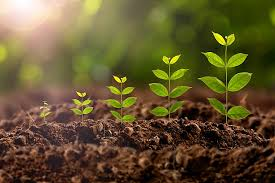
#> input picture Image encryption/green.jpg, 275 x 183 px
$ python source.py   (older library calls are emulated)
#> lines starting #> are read from the running program, lines starting #| are printed output that depends on the picture
### Image encryption/prime.py
import random
import math


def check_prime(num):
    if num == 2:
        return True
    if num < 2 or num % 2 == 0:
        return False
    z=int(math.sqrt(num))+2
    for i in range(3,z):
        if(num%i==0):
          return False
    return True

def gen_prime():
    p=0
    q=0
    while True:
        i=random.randint(10000,1000000)
        if check_prime(i):
            p=i
        if p!=0 and q!=0 and p!=q:
            break
        j=random.randint(20000,5000000)
        if check_prime(j):
            q=j
        if p!=0 and q!=0 and p!=q:
            break
    return p,q

### Image encryption/calPublicKey.py
import prime

def gcd(a,b):
    if b == 0:
        return a
    else:
        return gcd(b, a % b)

def cal(k,n):
#> called with k = 734767943400, n = 734770470563
    for i in range (2,k+1):
        if(gcd(i,k)==1):
           if(prime.check_prime(i) and n%i != 0):
                return i

### Image encryption/calPrivateKey.py

def cal(a, m) :
#> called with a = 7, m = 734767943400
    m0 = m
    y = 0
    x = 1

    if (m == 1) :
        return 0

    while (a > 1) :

        # q is quotient
        q = a // m

        t = m

        # m is remainder now, process
        # same as Euclid's algo
        m = a % m
        a = t
        t = y

        # Update x and y
        y = x - q * y
        x = t


    # Make x positive
    if (x < 0) :
        x = x + m0

    return x

### Image encryption/rsa.py
import prime
import calPublicKey
import calPrivateKey

# [45 lines of commented-out code are left out]

def power(x,e,m):
    X = x
    E = e
    Y = 1
    while E > 0:
        if E % 2 == 0:
            X = (X * X) % m
            E = E/2
        else:
            Y = (X * Y) % m
            E = E - 1
    return Y
class rsa:
    def __init__(self):
        self.p,self.q=prime.gen_prime() #step 1 get prime numbers
        #step 2 cal n
        self.n=self.p*self.q
        #step 3 cal totient of n
        self.phi=(self.p-1)*(self.q-1)
        #step 4 cal public key e
        self.e=calPublicKey.cal(self.phi,self.n)
        #step 5 cal private key d
        self.d=calPrivateKey.cal(self.e,self.phi)

    def Cipher(self,x):
         return (power(x,self.e,self.n))
    def deCipher(self,x):
        return (power(x,self.d,self.n))

### Image encryption/source.py
from rsa import *
import numpy as np
import cv2 as cv
import ctypes

obj = rsa()


img = cv.imread("green.jpg",cv.IMREAD_COLOR)
#> img is the input picture: shape (183, 275, 3); mean B, G, R 47.8, 85.4, 99.1
height, width, channels = img.shape
#> height = 183; width = 275; channels = 3


temp = np.zeros((height,width,3), np.int64)

for a in range (0,height):
    for b in range (0,width):
            x,y,z =  img[a][b]
            x = np.int(x)
            y = np.int(y)
            z = np.int(z)
            x = obj.Cipher(x)
            y = obj.Cipher(y)
            z = obj.Cipher(z)
            temp[a][b] = x,y,z
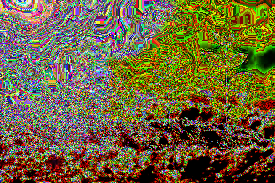
#> temp: shape (183, 275, 3) int64; mean B, G, R 1.72e+11, 2.83e+11, 3.19e+11; drawn with min black and max white
cv.imshow("image",temp)
cv.waitKey(0)
cv.destroyAllWindows()

temp1 = np.zeros((height,width,3), np.uint8)

for a in range (0,height):
    for b in range (0,width):
            x,y,z =  temp[a][b]
            x = np.int(x)
            y = np.int(y)
            z = np.int(z)
            x = obj.deCipher(x)
#> (the run stopped early here; a loop or call above may not have finished)
